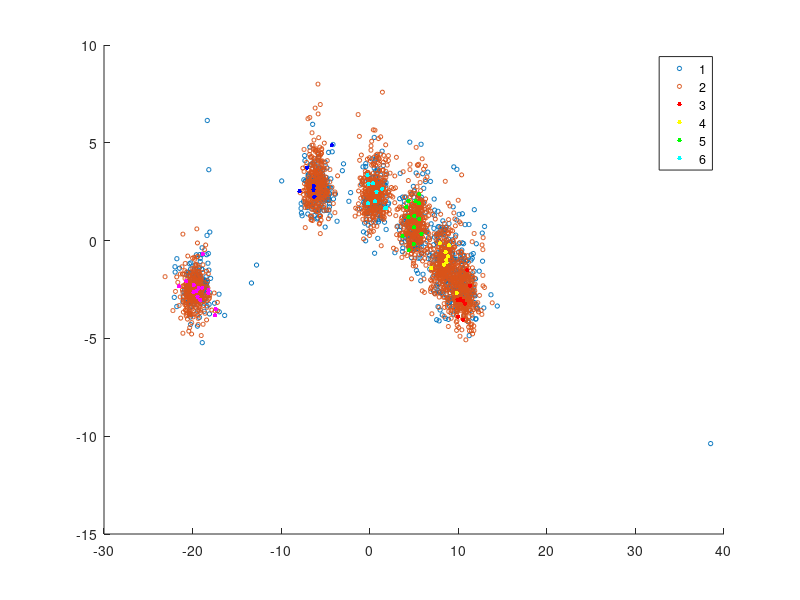

Write the MATLAB code that produced this figure. (Note: this script raises an error after producing the figure.)
% 8DOF data visual example
% Code written by Lawrence Bull
clearvars
close all; clc;
pth = fullfile('..','funcs');
addpath(pth)

%% load training and test data
load('data.mat') % the simulated data from the MSSP paper
% x, y -> training data
% x_test, y_test -> test data


Y = unique(y); % label space
% split into labelled unlabelled sets
N = size(x,1);
n = floor(.03*N); % no# labelled data (3 % of training data)
m = size(x,1) - n; % no# of unlabelled data
idx = sort(randperm(N,n));
x_l = x(idx,:); % labelled observations
y_l = y(idx,:);
x_u = x(setdiff(1:N, idx),:); % unlabelled observations (hidden labels)
% y_u = y(setdiff(1:N, idx));
k = length(unique(Y));

figure(1);
CLR = hsv(k);
% plot the labelled/unlabelled/test subsets
% labelled data - colour markers
% unlabelled data - black markers
% test data - (small) red markers
s0 = scatter(x_test(:,1), x_test(:,2), 10, 'r.');
hold on;
s1 = scatter(x_u(:,1),x_u(:,2),9,'k.');
% hold on;
s2 = gscatter(x_l(:,1),x_l(:,2),y_l, CLR,'.',10);
legend([s2;s1;s0], ...
    {'1','2','3','4','5','6', '{x}_{u,i}','{x}^*_i'},...
    'location', 'northoutside', 'orientation', 'horizontal', 'box','off');
xlim([-25 15]);ylim([-12 12]);
xlabel('x_i^{(1)}');ylabel('x_i^{(2)}')
hold off;

%% learn the classifier given the labelled data only

[theta] = BCMG_train(x_l, y_l);
% plot the model given the supervised data *only*
figure(2);
s1 = gscatter(x_l(:,1),x_l(:,2),y_l,CLR,'.',10); hold on; % labelled data
% plot the ellipses
for i = 1:k
    plot_clusters(theta.muMAP(i,:), theta.SigMAP(:,:,i))
end
plot_clusters2([0,0], eye(2)) % plot the prior
hold off;
legend(s1, {'1','2','3','4','5','6'},...
    'location', 'south', 'orientation', 'horizontal','box','off');
xlim([-25 15]);ylim([-12 12]);
xlabel('x_i^{(1)}');ylabel('x_i^{(2)}')
title('supervised GMM')
hold off;

% predict
[y_pred] = BCMG_predict(x_test, theta);
% accuracy
acc1 = sum(y_pred == y_test)/size(y_test,1);
fprintf('supervised accuracy: %.2f\n', acc1)

%% update GMM using the unlabelled data

[theta, log_lik] = GMM_EMupdate(x_u, x_l, y_l, theta);
%
figure(3) % check the log-likelihood increased during training
scatter(1:length(log_lik), log_lik,'.')
xlabel('iteration'); ylabel('log likelihood')

% plot the model given the semi-supervised dataset
% labelled *and* unlabelled data
figure(4);
su=scatter(x_u(:,1),x_u(:,2),20,'k.'); hold on;  % unlabelled data
sl=gscatter(x_l(:,1),x_l(:,2),y_l,CLR,'.',10); hold on; % labelled data
su.MarkerEdgeAlpha = 0.5;
% plot the ellipses
for i = 1:k
    plot_clusters(theta.muMAP(i,:), theta.SigMAP(:,:,i))
end
plot_clusters2([0,0], eye(2)) % plot the prior
hold off;
legend([sl;su], {'1','2','3','4','5','6','{x}_{ui}'},...
    'location', 'south', 'orientation', 'horizontal','box','off');
xlim([-25 15]);ylim([-12 12]);
xlabel('x_i^{(1)}');ylabel('x_i^{(2)}')
title('semi-supervised GMM')
hold off;

% predict
[y_pred, py_xD] = BCMG_predict(x_test, theta);
% accuracy
acc2 = sum(y_pred == y_test)/size(y_test,1);
fprintf('semi-supervised accuracy: %.2f\n', acc2)

% performance increase through semi-supervised learning
% accuracy
fprintf('accuracy increase: %.2f%%\n', 100*(acc2-acc1))

